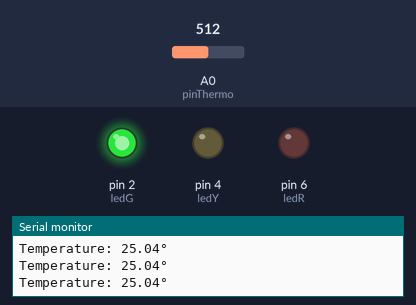
Bench run of a sketch on a simulated Arduino Uno, built with avr-gcc and run on an emulated ATmega328P. On the bench: output pins drawn as LEDs (lit = HIGH), the last lines printed to the serial monitor. Inputs (shaded band) come from the test bench; at power-on: A0 (pinThermo) = 512.

Above: at 1.2 s.
1.3 s: A0 (pinThermo) set to 541
At 1.7 s:
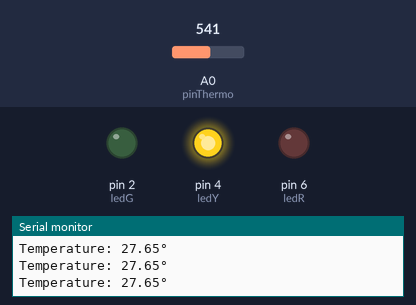
2.8 s: A0 (pinThermo) set to 570
At 3.2 s:
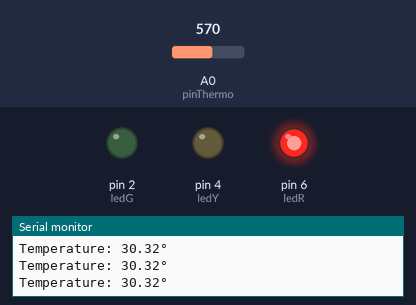
4.3 s: A0 (pinThermo) set to 511
At 5.1 s:
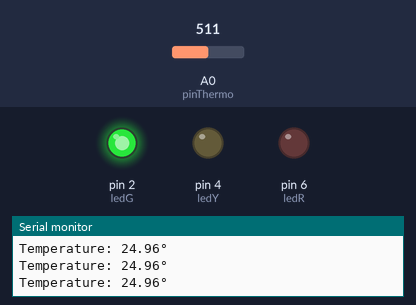
7.3 s: A0 (pinThermo) set to 716
At 8.4 s:
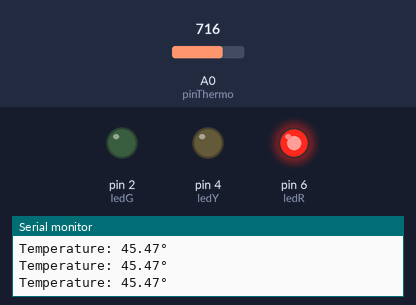
Timing chart, 0 to 10.3 s (numbered marks = the images above; inputs shaded):
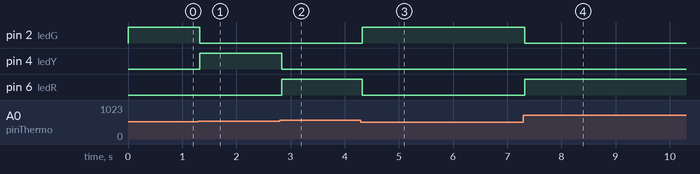

The sketch:

Ex_9_og_10.ino
```cpp
/*
Opgave 9 og opgave 10.

Link:
https://learn.adafruit.com/thermistor/using-a-thermistor
https://www.electronicwings.com/arduino/thermistor-interfacing-with-arduino-uno


*/

int pinThermo = A0;
int ledG = 2;
int ledY = 4;
int ledR = 6;

void setup() {
  Serial.begin(9600);
  pinMode(ledG,OUTPUT);
  pinMode(ledY,OUTPUT);
  pinMode(ledR,OUTPUT);
}

void loop() {
  int sensorVal = analogRead(pinThermo);
  float voltage = ((sensorVal* 5.0)/1023.0);
  float resistance = ((5 * ( 10 / voltage)) - 10);
  resistance = resistance * 1000; //Resistance in ohms
  float steinHart = log(resistance);
  float temperature = ( 1 / ( 0.001129148 + ( 0.000234125 * steinHart ) + ( 0.0000000876741 * steinHart * steinHart * steinHart ) ) ); /* Temperature in Kelvin */
  temperature = temperature - 273.15;
  Serial.print("Temperature: ");
  Serial.print(temperature);
  Serial.println("\xC2\xB0");

  if(temperature < 26){
    digitalWrite(ledG, HIGH);
    digitalWrite(ledY, LOW);
    digitalWrite(ledR, LOW);
  } else if(temperature >= 26 && temperature <= 29){
    digitalWrite(ledG, LOW);
    digitalWrite(ledY, HIGH);
    digitalWrite(ledR, LOW);
  }else{
    digitalWrite(ledG, LOW);
    digitalWrite(ledY, LOW);
    digitalWrite(ledR, HIGH);
  }
}
```

Measured:
- the behaviour switches between 522 and 523 on A0 (pinThermo) (found by bisection; images 0 and 1)
- the behaviour switches between 555 and 556 on A0 (pinThermo) (found by bisection; images 1 and 2)
- after the input at 1.3 s, pin 2 (ledG): HIGH → LOW at once; pin 4 (ledY): LOW → HIGH at once
- after the input at 2.8 s, pin 4 (ledY): HIGH → LOW at once; pin 6 (ledR): LOW → HIGH at once
- after the input at 4.3 s, pin 2 (ledG): LOW → HIGH at once; pin 6 (ledR): HIGH → LOW at once
- after the input at 7.3 s, pin 2 (ledG): HIGH → LOW at once; pin 6 (ledR): LOW → HIGH at once
